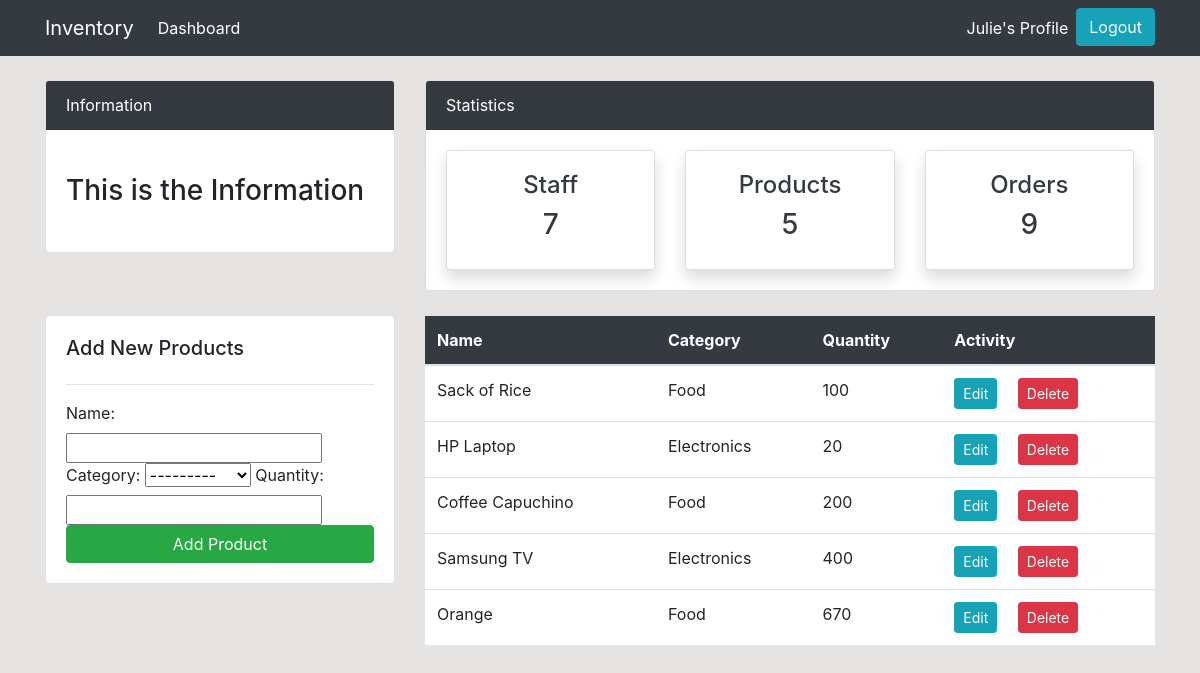
The page /product/ (signed in) on the database its author committed.
### dashboard/models.py (models this page shows, shortened)
class Product(models.Model):
    name = models.CharField(max_length=100, null=True)
    category = models.CharField(max_length=20, choices=CATEGORY, null=True)
    quantity = models.PositiveIntegerField(null=True)
    class Meta:
        verbose_name_plural = "Products"

### dashboard/views.py (the view)
# urls.py: path('product/', views.product, name='dashboard-product'),
@login_required
def product(request):
    items = Product.objects.all() # Using ORM
    product_count = items.count()
    workers_count = User.objects.all().count()
    orders_count = Order.objects.all().count()
    if request.method == 'POST':
        form = ProductForm(request.POST)
        if form.is_valid():
            form.save()
            product_name = form.cleaned_data.get('name')
            messages.success(request, f'{product_name} has been added')
            return redirect('dashboard-product')
    else:
        form = ProductForm()
    context = {
        'items': items,
        'form': form,
        'workers_count': workers_count,
        'orders_count': orders_count,
        'product_count': product_count
    }
    return render(request ,'dashboard/product.html', context)

### dashboard/forms.py
class ProductForm(forms.ModelForm):
    class Meta:
        model = Product
        fields = ['name', 'category', 'quantity']

### templates/dashboard/product.html (shortened to what this page needs)
{% extends 'partials/base.html' %}
{% load crispy_forms_tags %}
{% block content %}
{% include 'partials/topnav.html' %}
<div class="container">
<div class="row my-4">
    <div class="col-md-4">
        <div class="card card-body">
            <h5>Add New Products</h5>
            <hr>
            <form method="POST">
                {{ form }}
                <input class="btn btn-success btn-block" type="submit" value="Add Product">
            </form>
        </div>
    </div>
    <div class="col-md-8">
        <table class="table bg-white">
            <thead class="bg-dark text-white">
                <tr>
                    <th scope="col">Name</th>
                    <th scope="col">Category</th>
                    <th scope="col">Quantity</th>
                    <th scope="col">Activity</th>
                </tr>
            </thead>
            <tbody>
                {% for item in items %}
                <tr>
                    <td>{{ item.name }}</td>
                    <td>{{ item.category }}</td>
                    <td>{{ item.quantity }}</td>
                    <td>
                        <a class="btn btn-info btn-sm mr-2"
                            href="{% url 'dashboard-product-update' item.id %}">Edit</a>
                        <a class="btn btn-danger btn-sm ml-2"
                            href="{% url 'dashboard-product-delete' item.id %}">Delete</a>
                    </td>
                </tr>
                {% endfor %}
            </tbody>
        </table>
    </div>
</div>
</div>
{% endblock %}

### templates/partials/nav.html (shortened to what this page needs)
<nav class="navbar navbar-expand-lg navbar-dark bg-dark">
  {% if user.is_authenticated %}
  <div class="container">
      <a class="navbar-brand text-white" href="{% url 'dashboard-index' %}">Inventory</a>
      <div class="collapse navbar-collapse" id="navbarSupportedContent">
          <ul class="navbar-nav mr-auto">
              <li class="nav-item active">
                  <a class="nav-link text-white" href="{% url 'dashboard-index' %}">Dashboard </a>
              </li>
          </ul>
          <ul class="navbar-nav ml-auto">
              <li class="nav-item active">
                  <a class="nav-link text-white" href="{% url 'user-profile' %}">{{ user.username }}'s Profile
                      <span class="sr-only">(current)</span></a>
              </li>
              <li class="nav-item">
                  <form action="{% url 'user-logout' %}" method="post">
                    <input class="btn btn-info btn-block" type="submit" value="Logout">
                </form>
              </li>
          </ul>
          {% endif %}
      </div>
  </div>
</nav>

### static/style.css (style rules this page uses)
body { background: rgb(230, 227, 227); }

### rows shown on the page
Product: name "Sack of Rice", category "Food", quantity "100"
Product: name "HP Laptop", category "Electronics", quantity "20"
Product: name "Coffee Capuchino", category "Food", quantity "200"
Product: name "Samsung TV", category "Electronics", quantity "400"
Product: name "Orange", category "Food", quantity "670"

### other values the page prints
{{ user.username }} "Julie"
{{ workers_count }} "7"
{{ product_count }} "5"
{{ orders_count }} "9"
